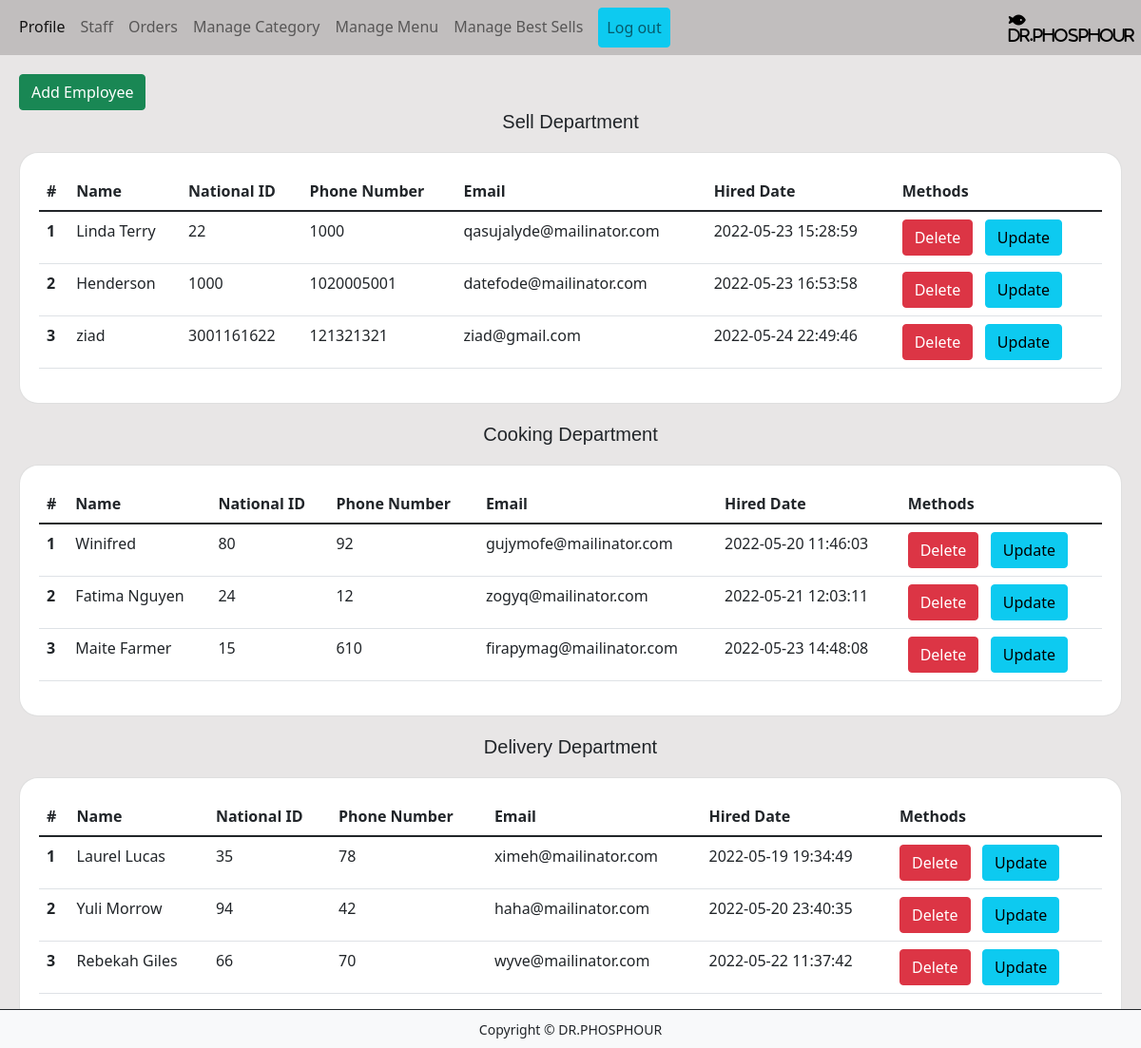
Page /control-panel/general-manager/staff.php (signed in) on the committed database.
### control-panel/general-manager/staff.php (the view, shortened to what this page needs)
<!DOCTYPE html>
<html lang="en">
<head>
    <link rel="stylesheet" href="../css/bootstrap.css">
    <link rel="stylesheet" href="../made-css/manger.css">
    <?php include('componants/navbar.php'); require_once('../../connection.php'); include('login-check.php'); ?>
</head>
<body class="boody">
    <div class="btn1">
        <button type="button" class="btn btn-success" data-bs-toggle="modal" data-bs-target="#exampleModal">
        Add Employee
        </button>
    </div>
<h5 style="text-align: center;  font-family: Verdana, Geneva, Tahoma, sans-serif;">Sell Department</h5>
<div class="card">
    <table class="table table-hover">
        <thead>
            <tr>
            <th scope="col">#</th>
            <th scope="col">Name</th>
            <th scope="col">National ID</th>
            <th scope="col">Phone Number</th>
            <th scope="col">Email</th>
            <th scope="col">Hired Date</th>
            <th scope="col">Methods</th>
            </tr>
        </thead>
        <tbody>
        <?php
            $sql= "SELECT * FROM `workers-tb` WHERE `worker-role` = 'Sell Worker'";
            $res =mysqli_query($conn,$sql) or die(mysqli_error());
            if($res)
            {
                $no =1;
                $count =mysqli_num_rows($res);
                if($count >0)
                {
                    foreach($res as $i)
                    {
        ?>
                        <tr>
                            <th scope="row"><?php echo $no++ ?></th>
                            <td><?php echo $i['worker-name'] ?></td>
                            <td><?php echo $i['worker-NID'] ?></td>
                            <td><?php echo $i['worker-phone'] ?></td>
                            <td><?php echo $i['worker-email'] ?></td>
                            <td><?php echo $i['Hired-date'] ?></td>
                            <td>
                                <a href="delete-worker.php?worker-NID=<?php echo $i['worker-NID'];?>" type="button" class="btn btn-danger">Delete</a> &nbsp
                                <a href="update-worker.php?worker-NID=<?php echo $i['worker-NID'];?>" type="button" class="btn btn-info">Update</a>
                            </td>
                        </tr>
        <?php
                    }
                }
                else
                {
                    echo'<td collape=6> No data </td>';
                }
            }
        ?>
        </table>
</div>
<h5 style="text-align: center;  font-family: Verdana, Geneva, Tahoma, sans-serif;">Cooking Department</h5>
<div class="card">
    <table class="table table-hover">
        <thead>
        <tr>
            <th scope="col">#</th>
            <th scope="col">Name</th>
            <th scope="col">National ID</th>
            <th scope="col">Phone Number</th>
            <th scope="col">Email</th>
            <th scope="col">Hired Date</th>
            <th scope="col">Methods</th>
        </tr>
        </thead>
        <tbody>
        <?php
            $sql2= "SELECT * FROM `workers-tb` WHERE `worker-role` = 'Cooking Worker'";
            $res2 =mysqli_query($conn,$sql2) or die(mysqli_error());
            if($res2)
            {
                $no =1;
                $count =mysqli_num_rows($res2);
                if($count >0)
                {
                    foreach($res2 as $i)
                    {
        ?>
                        <tr>
                            <th scope="row"><?php echo $no++ ?></th>
                            <td><?php echo $i['worker-name'] ?></td>
                            <td><?php echo $i['worker-NID'] ?></td>
                            <td><?php echo $i['worker-phone'] ?></td>
                            <td><?php echo $i['worker-email'] ?></td>
                            <td><?php echo $i['Hired-date'] ?></td>
                            <td>
                                <a href="delete-worker.php?worker-NID=<?php echo $i['worker-NID'];?>" type="button" class="btn btn-danger">Delete</a> &nbsp
                                <a href="update-worker.php?worker-NID=<?php echo $i['worker-NID'];?>" type="button" class="btn btn-info">Update</a>
                            </td>
                        </tr>
        <?php
                    }
                }
                else
                {
                    echo'<td collape=6> No data </td>';
                }
            }
        ?>
        </table>
</div>
<h5 style="text-align: center;  font-family: Verdana, Geneva, Tahoma, sans-serif;">Delivery Department</h5>
<div class="card">
    <table class="table table-hover">
        <thead>
        <tr>
            <th scope="col">#</th>
            <th scope="col">Name</th>
            <th scope="col">National ID</th>
            <th scope="col">Phone Number</th>
            <th scope="col">Email</th>
            <th scope="col">Hired Date</th>
            <th scope="col">Methods</th>
        </tr>
        </thead>
        <tbody>
        <?php
            $sql3= "SELECT * FROM `workers-tb` WHERE `worker-role` = 'Delivery Worker'";
            $res3 =mysqli_query($conn,$sql3) or die(mysqli_error());
            if($res3)
            {
                $no =1;
                $count =mysqli_num_rows($res3);
                if($count >0)
                {
                    foreach($res3 as $i)
                    {
        ?>
                        <tr>
                            <th scope="row"><?php echo $no++ ?></th>
                            <td><?php echo $i['worker-name'] ?></td>
                            <td><?php echo $i['worker-NID'] ?></td>
                            <td><?php echo $i['worker-phone'] ?></td>
                            <td><?php echo $i['worker-email'] ?></td>
                            <td><?php echo $i['Hired-date'] ?></td>
                            <td>
                                <a href="delete-worker.php?worker-NID=<?php echo $i['worker-NID'];?>" type="button" class="btn btn-danger">Delete</a> &nbsp
                                <a href="update-worker.php?worker-NID=<?php echo $i['worker-NID'];?>" type="button" class="btn btn-info">Update</a>
                            </td>
                        </tr>
        <?php
                    }
                }
                else
                {
                    echo'<td collape=6> No data </td>';
                }
            }
        ?>
        </table>
</div>
<?php include('componants/footer.php'); ?>
</body>
</html>

### control-panel/general-manager/componants/navbar.php (shortened to what this page needs)
<head>
    <link rel="stylesheet" href="https://cdnjs.cloudflare.com/ajax/libs/font-awesome/6.0.0/css/all.min.css"/>
</head>
<nav class="navbar navbar-expand-lg navbar-light bg-" >
        <div class="container-fluid">
            <div style="justify-content: flex-start;" class="collapse navbar-collapse" id="navbarNav">
            <ul class="navbar-nav">
                <li class="nav-item">
                <a class="nav-link active" aria-current="page" href="manger.php">Profile</a>
                </li>
                <li class="nav-item">
                <a class="nav-link" href="../general-manager/staff.php">Staff</a>
                </li>
              <li class="nav-item ">
                <a class="nav-link " href="Orders.php">Orders</a>
              </li>
                <li class="nav-item">
                <a class="nav-link" href="../general-manager/manage-part/manage-category.php">Manage Category</a>
                </li>
                <li class="nav-item">
                <a class="nav-link" href="../general-manager/manage-part/manage-menu.php">Manage Menu</a>
                </li>
                <li class="nav-item">
                <a class="nav-link" href="../general-manager/manage-part/manage-best-sells.php">Manage Best Sells</a>
                </li>
                <li class="nav-item">
                <a class="nav-link btn btn-info ms-2" href="../general-manager/logout.php">Log out</a>
                </li>
            </ul>
        </div>
        </div>
            <i class="fas fa-fish p-1" style="color: black;"> Dr.Phosphour</i>
</nav>

### control-panel/general-manager/componants/footer.php
<footer id="sticky-footer" class="p-2 fixed-bottom border-top border-dark bg-light" >
  <div class="container text-center">
    <small>Copyright &copy; DR.PHOSPHOUR</small>
  </div>
</footer>

### control-panel/made-css/manger.css (style rules this page uses)
.navbar { background:rgb(193, 190, 190); }
.card { border-radius: 20px; padding: 20px; background-color: white; margin-top: 20px; margin-left: 20px; margin-right: 20px; margin-bottom: 20px; }
.boody { background-color: rgb(232, 230, 230); }
.btn1 { margin-top: 20px; margin-left: 20px; margin-right: 20px; }

### rows in the picture
workers-tb: value "Linda Terry", value "22", value "1000", value "qasujalyde@mailinator.com", value "2022-05-23 15:28:59"
workers-tb: value "Henderson", value "1000", value "1020005001", value "datefode@mailinator.com", value "2022-05-23 16:53:58"
workers-tb: value "ziad", value "3001161622", value "121321321", value "ziad@gmail.com", value "2022-05-24 22:49:46"
workers-tb: value "Winifred", value "80", value "92", value "gujymofe@mailinator.com", value "2022-05-20 11:46:03"
workers-tb: value "Fatima Nguyen", value "24", value "12", value "zogyq@mailinator.com", value "2022-05-21 12:03:11"
workers-tb: value "Maite Farmer", value "15", value "610", value "firapymag@mailinator.com", value "2022-05-23 14:48:08"
workers-tb: value "Laurel Lucas", value "35", value "78", value "ximeh@mailinator.com", value "2022-05-19 19:34:49"
workers-tb: value "Yuli Morrow", value "94", value "42", value "haha@mailinator.com", value "2022-05-20 23:40:35"
workers-tb: value "Rebekah Giles", value "66", value "70", value "wyve@mailinator.com", value "2022-05-22 11:37:42"
